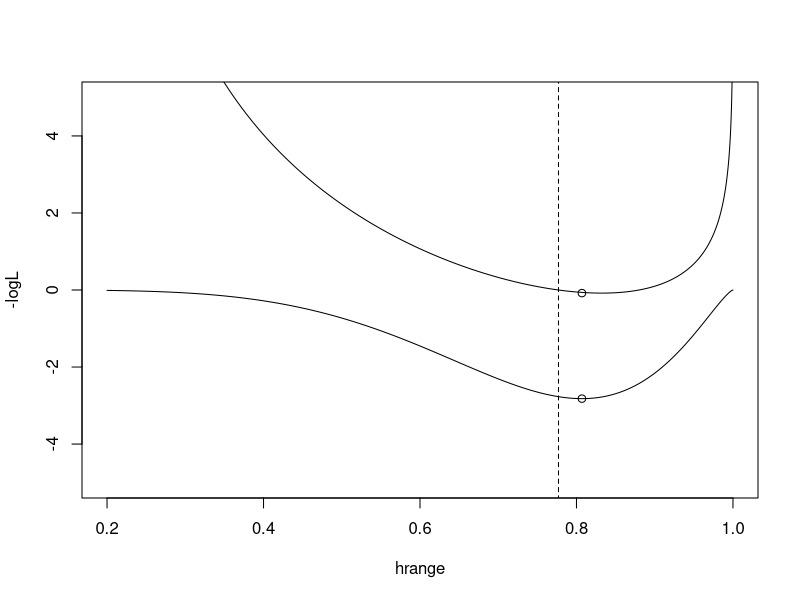

Write R code to recreate this figure. (Note: this script raises an error after producing the figure.)
### test h prior 
library(ggplot2)
hmin <- 0.2
hmax <- 1
hprior <- 0.777
hsd <- 0.117

mu <- (hprior-hmin)/(hmax-hmin)
tau <- ((hprior-hmin)*(hmax-hprior))/hsd^2-1


Bprior= tau*mu
Aprior = tau*(1-mu)
Pconst <- 0.000001
hrange <- seq(0.2,1, length.out = 10000)

Prior_Like =  (1.0-Bprior)*log(Pconst+hrange-hmin) + 
  (1.0-Aprior)*log(Pconst+hmax-hrange)-
  (1.0-Bprior)*log(Pconst+hprior-hmin) - 
  (1.0-Aprior)*log(Pconst+hmax-hprior)

logL <- dbeta(hrange, Bprior,Aprior, TRUE)

plot(hrange,-logL, type = 'l', ylim = c(-5,5))
lines(hrange,Prior_Like)
lines(rep(hprior,10),seq(-100,11, length.out = 10), lty = 2)
points(hrange[which.min(-logL)],-logL[which.min(-logL)])
points(hrange[which.min(-logL)],Prior_Like[which.min(Prior_Like)])

# 
betaf <- function(parms){
  
  
}


optimize()